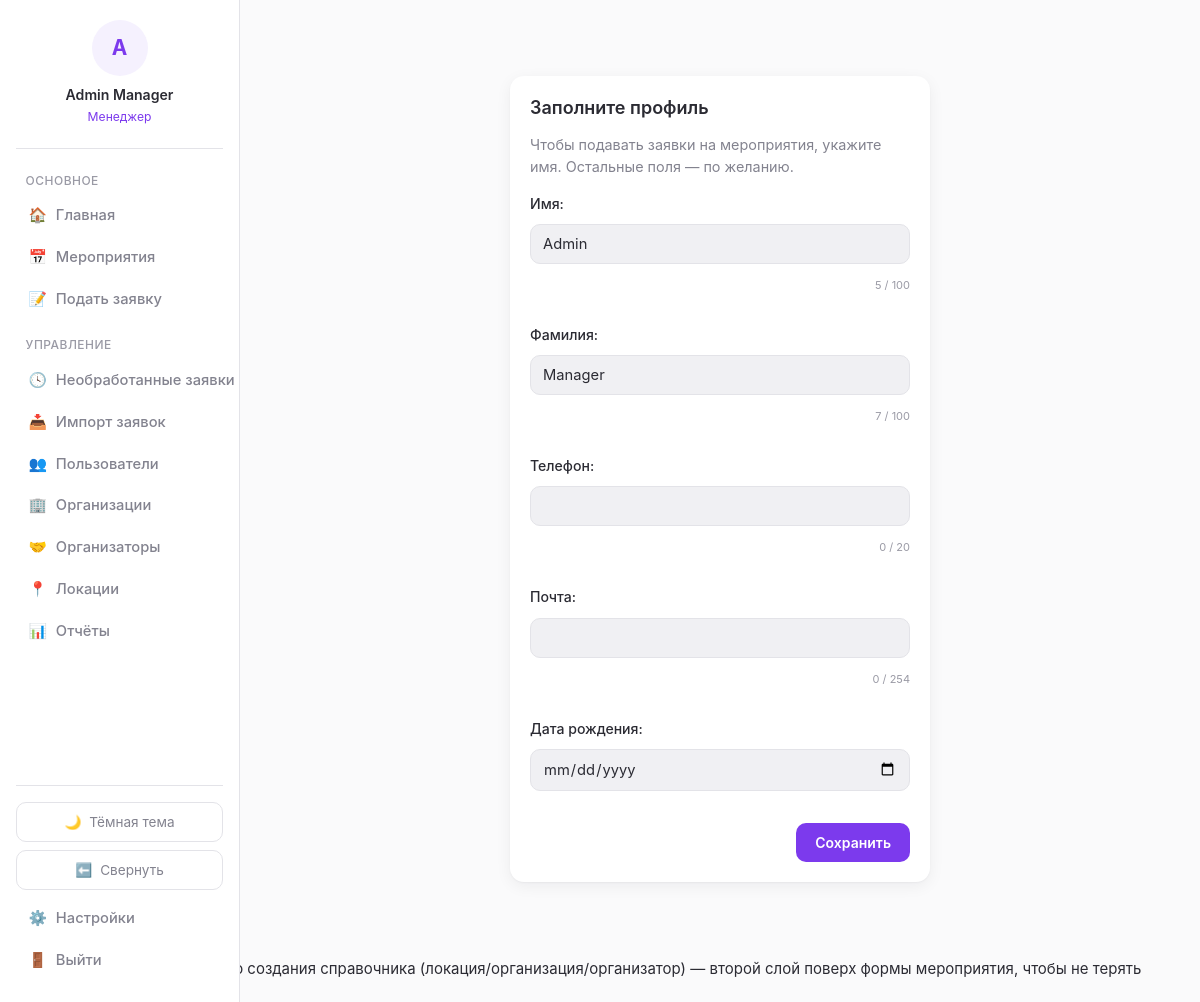
Page /profile/complete/ (signed in) on the committed database.
### blog/models.py (models this page shows, shortened)
class User(AbstractBaseUser):
    GENDER_CHOICES = [
        ('male', 'Мужской'),
        ('female', 'Женский'),
    ]
    STATUS_CHOICES = [
        ('active', 'Активен'),
        ('inactive', 'Неактивен'),
        ('blacklisted', 'В блэклисте'),
    ]
    REGISTRATION_STATUS_CHOICES = [
        ('guest', 'Гость (первое касание)'),
        ('registered', 'Зарегистрирован'),
    ]
    id = models.AutoField(primary_key=True)
    system_username = models.CharField(max_length=50, blank=True, null=True, db_index=True)
    telegram_id = models.CharField(max_length=50, unique=True, db_index=True)
    telegram_username = models.CharField(max_length=100, blank=True, null=True)
    VK_username = models.CharField(max_length=100, blank=True, null=True)
    first_name = models.CharField(max_length=100, blank=True, null=True)
    last_name = models.CharField(max_length=100, blank=True, null=True)
    email = models.EmailField(blank=True, null=True)
    phone = models.CharField(max_length=20, blank=True, null=True)
    birthday = models.DateField(blank=True, null=True)
    about = models.TextField(blank=True, null=True)
    gender = models.CharField(max_length=10, choices=GENDER_CHOICES, blank=True, null=True)
    status = models.CharField(max_length=20, choices=STATUS_CHOICES, default='active')
    comment = models.TextField(blank=True, null=True)
    registration_status = models.CharField(
        max_length=20, choices=REGISTRATION_STATUS_CHOICES, default='guest'
    )
    created_at = models.DateTimeField(auto_now_add=True)
    last_event_at = models.DateTimeField(blank=True, null=True)
    total_event_count = models.IntegerField(default=0, validators=[MinValueValidator(0)])
    season_event_count = models.IntegerField(default=0, validators=[MinValueValidator(0)])
    total_hours = models.IntegerField(default=0, validators=[MinValueValidator(0)])
    season_hours = models.IntegerField(default=0, validators=[MinValueValidator(0)])
    churn_score = models.FloatField(default=0)
    login = models.CharField(max_length=50, unique=True, blank=True, null=True)
    web_credentials_set_at = models.DateTimeField(blank=True, null=True)
    notify_new_events = models.BooleanField(default=True)
    notify_applications = models.BooleanField(default=True)
    experience_token = models.UUIDField(default=uuid.uuid4, unique=True, editable=False, db_index=True)
    objects = UserManager()
    USERNAME_FIELD = 'telegram_id'
    REQUIRED_FIELDS = []
    class Meta:
        db_table = 'users'
        verbose_name = 'Пользователь'
        verbose_name_plural = 'Пользователи'
    @property
    def full_name(self):
        return f"{self.first_name or ''} {self.last_name or ''}".strip() or self.telegram_username or self.telegram_id

### blog/views.py (the view)
# urls.py: path('profile/complete/', views.complete_profile, name='complete_profile'),
@login_required
def complete_profile(request):
    if account_is_complete(request.user) and request.method == 'GET' and not request.GET.get('edit'):
        return redirect(_safe_next(request))
    form = ProfileCompletionForm(request.POST or None, instance=request.user)
    if request.method == 'POST' and form.is_valid():
        form.save()
        messages.success(request, 'Профиль заполнен — теперь можно подавать заявки.')
        return redirect(_safe_next(request))
    return render(request, 'blog/complete_profile.html', {
        'form': form,
        'next': request.GET.get('next', ''),
    })

### blog/forms.py (shortened to what this page needs)
class ProfileCompletionForm(forms.ModelForm):
    first_name = forms.CharField(label='Имя', max_length=100, required=True)
    last_name = forms.CharField(label='Фамилия', max_length=100, required=False)
    class Meta:
        model = User
        fields = ['first_name', 'last_name', 'phone', 'email', 'birthday']
        widgets = {
            'birthday': forms.DateInput(attrs={'type': 'date'}, format='%Y-%m-%d'),
        }
        labels = {'phone': 'Телефон', 'email': 'Почта', 'birthday': 'Дата рождения'}

### blog/context_processors.py (called while the page is built)
def role_flags(request):
    user = getattr(request, 'user', None)
    authenticated = bool(user and user.is_authenticated)
    return {
        'is_manager': is_manager(user) if authenticated else False,
        'is_team_leader': is_team_leader(user) if authenticated else False,
        'role_label': role_label(user) if authenticated else None,
    }

### blog/services/roles.py (called while the page is built)
def is_manager(user: User) -> bool:
    if not user or not user.is_authenticated:
        return False
    return user.manager_roles.filter(revoked_at__isnull=True).exists()

def is_team_leader(user: User) -> bool:
    if not user or not user.is_authenticated:
        return False
    return user.team_leader_roles.filter(revoked_at__isnull=True).exists()

def account_is_complete(user: User) -> bool:
    if not user or not getattr(user, 'is_authenticated', False):
        return False
    has_name = bool((user.first_name or '').strip())
    real_tg_id = bool(user.telegram_id) and user.telegram_id.isdigit()
    has_tg = bool((user.telegram_username or '').strip()) or real_tg_id
    return has_name and has_tg

def role_label(user: User) -> str:
    if is_manager(user):
        return 'Менеджер'
    if is_team_leader(user):
        return 'Тим-лидер'
    return 'Волонтёр'

### blog/templates/blog/complete_profile.html (shortened to what this page needs)
{% extends 'blog/base.html' %}
{% block content %}
<div class="card" style="max-width:420px; margin: 3rem auto;">
    <h2>Заполните профиль</h2>
    <p style="color:var(--text-secondary); font-size:0.9rem;">
        Чтобы подавать заявки на мероприятия, укажите имя. Остальные поля — по желанию.
    </p>
    <form method="post">
        {% for field in form %}
        <div class="field">
            {{ field.label_tag }}
            {{ field }}
        </div>
        {% endfor %}
        <div class="event-form-actions">
            <button type="submit" class="btn">Сохранить</button>
        </div>
    </form>
</div>
{% endblock %}

### blog/templates/blog/base.html (shortened to what this page needs)
{% load static %}<!DOCTYPE html>
<html lang="ru">
<head>
    <link rel="stylesheet" href="{% static 'blog/css/nexus.css' %}">
</head>
<body class="{% if request.COOKIES.sidebar_collapsed == '1' %}sidebar-collapsed{% endif %}">
{% if user.is_authenticated %}
<aside class="sidebar">
    <a href="{% url 'profile_detail' user.id %}" class="sidebar-account">
        <div class="avatar-placeholder">{{ user.full_name|slice:":1"|upper }}</div>
        <div class="username">{{ user.full_name }}</div>
        <div class="role">{{ role_label }}</div>
    </a>
    <div class="nav-section-title">Основное</div>
    <a href="{% url 'dashboard' %}" class="nav-link {% if request.resolver_match.url_name == 'dashboard' %}active{% endif %}" title="Главная"><span class="icon">🏠</span><span class="nav-label"> Главная</span></a>
    <a href="{% url 'event_list' %}" class="nav-link {% if request.resolver_match.url_name in 'event_list,event_detail' %}active{% endif %}" title="Мероприятия"><span class="icon">📅</span><span class="nav-label"> Мероприятия</span></a>
    <a href="{% url 'application_create' %}" class="nav-link " title="Подать заявку"><span class="icon">📝</span><span class="nav-label"> Подать заявку</span></a>
    {% if is_manager %}
    <div class="nav-section-title">Управление</div>
    <a href="{% url 'pending_applications' %}" class="nav-link " title="Необработанные заявки"><span class="icon">🕓</span><span class="nav-label"> Необработанные заявки</span></a>
    <a href="{% url 'import_preview' %}" class="nav-link " title="Импорт заявок"><span class="icon">📥</span><span class="nav-label"> Импорт заявок</span></a>
    <a href="{% url 'user_list' %}" class="nav-link {% if request.resolver_match.url_name == 'user_list' %}active{% endif %}" title="Пользователи"><span class="icon">👥</span><span class="nav-label"> Пользователи</span></a>
    <a href="{% url 'organizations_list' %}" class="nav-link " title="Организации"><span class="icon">🏢</span><span class="nav-label"> Организации</span></a>
    <a href="{% url 'organizer_list' %}" class="nav-link " title="Организаторы"><span class="icon">🤝</span><span class="nav-label"> Организаторы</span></a>
    <a href="{% url 'location_list' %}" class="nav-link " title="Локации"><span class="icon">📍</span><span class="nav-label"> Локации</span></a>
    <a href="{% url 'report_period' %}" class="nav-link {% if request.resolver_match.url_name == 'report_period' %}active{% endif %}" title="Отчёты"><span class="icon">📊</span><span class="nav-label"> Отчёты</span></a>
    {% endif %}
    <div class="sidebar-footer">
        <button type="button" class="theme-toggle" id="theme-toggle" title="Тема">
            <span class="icon" id="theme-icon">🌙</span><span class="theme-label" id="theme-label"> Тёмная тема</span>
        </button>
        <button type="button" class="sidebar-toggle" id="sidebar-toggle" title="Свернуть панель">
            <span class="icon" id="sidebar-toggle-icon">⬅️</span><span class="nav-label" id="sidebar-toggle-label"> Свернуть</span>
        </button>
        <a href="{% url 'settings' %}" class="nav-link {% if request.resolver_match.url_name == 'settings' %}active{% endif %}" title="Настройки"><span class="icon">⚙️</span><span class="nav-label"> Настройки</span></a>
        <a href="{% url 'logout' %}" class="nav-link" title="Выйти"><span class="icon">🚪</span><span class="nav-label"> Выйти</span></a>
    </div>
</aside>
{% endif %}
<div class="page-wrapper" style="{% if not user.is_authenticated %}margin-left:0;{% endif %}">
    <main>
        {% block content %}{% endblock %}
    </main>
</div>
{# Вложенная модалка быстрого создания справочника (локация/организация/организатор) —
   второй слой поверх формы мероприятия, чтобы не терять введённые в неё данные. #}
</body>
</html>

### rows in the picture
User: full_name "A", full_name "Admin Manager", form "Admin" "Manager"

### other values in the picture
{{ role_label }} "Менеджер"
{{ field.label_tag }} "Имя:" "Фамилия:" "Телефон:" "Почта:" "Дата рождения:"
